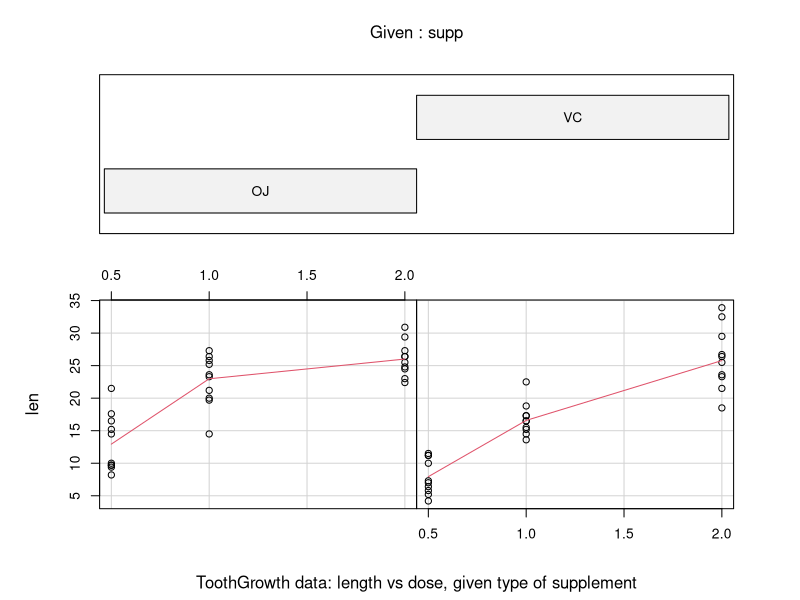
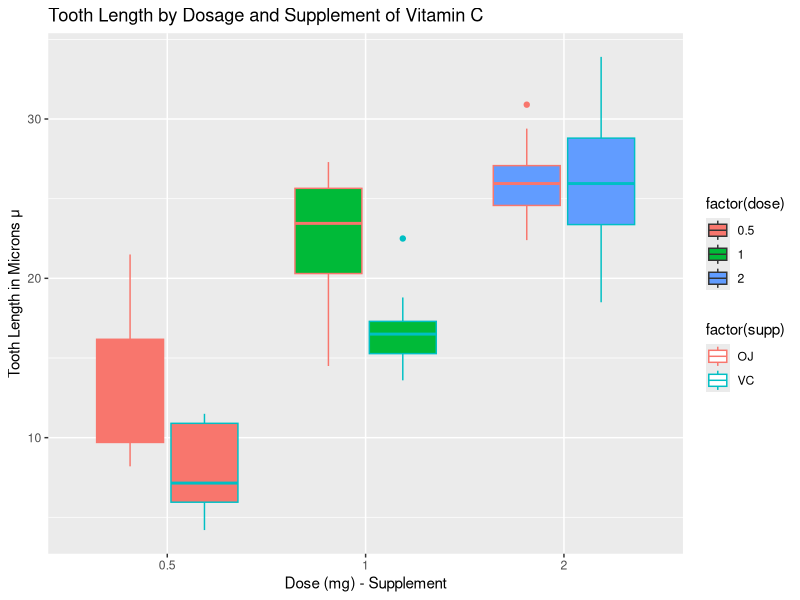

Reproduce these figures in R, in order. (Note: this script raises an error after producing the figures.)
## ---- chunk 1
require(graphics)
require(datasets)
require(dplyr)
require(ggplot2)
data(ToothGrowth)
## ---- chunk 2
str(ToothGrowth)
summarise(group_by(ToothGrowth,dose), mean(len) )
## ---- chunk 3
coplot(len ~ dose | supp, data = ToothGrowth, panel = panel.smooth,
       xlab = "ToothGrowth data: length vs dose, given type of supplement")
## ---- chunk 4
# vc <- ToothGrowth[ToothGrowth$supp == "VC",] aes(x=factor(dose ~ supp)
boxPlotAll <- ggplot(ToothGrowth, aes(x=factor(dose),y=len,col=factor(supp),fill=factor(dose))) +
    geom_boxplot() +
    scale_x_discrete("Dose (mg) - Supplement") +   
    scale_y_continuous("Tooth Length in Microns μ") +  
    ggtitle("Tooth Length by Dosage and Supplement of Vitamin C")
boxPlotAll
## ---- chunk 5
TG_0 <- filter(ToothGrowth, dose==0.5)
TG_1 <- filter(ToothGrowth, dose==1.0)
TG_2 <- filter(ToothGrowth, dose==2.0)

T_0 <- t.test(len ~ supp, paired = FALSE, var.equal = FALSE, data = TG_0)
T_1 <- t.test(len ~ supp, paired = FALSE, var.equal = FALSE, data = TG_1)
T_2 <- t.test(len ~ supp, paired = FALSE, var.equal = FALSE, data = TG_2)
## ---- chunk 6

pV0 <- T_0$p.value  ## 0.5 
pV1 <- T_1$p.value  ## 1.0 
pV2 <- T_2$p.value  ## 2.0 

pThreshold = 0.05

Ci0 <- T_0[['conf.int']][1:2]
Ci1 <- T_1[['conf.int']][1:2]
Ci2 <- T_2[['conf.int']][1:2]

